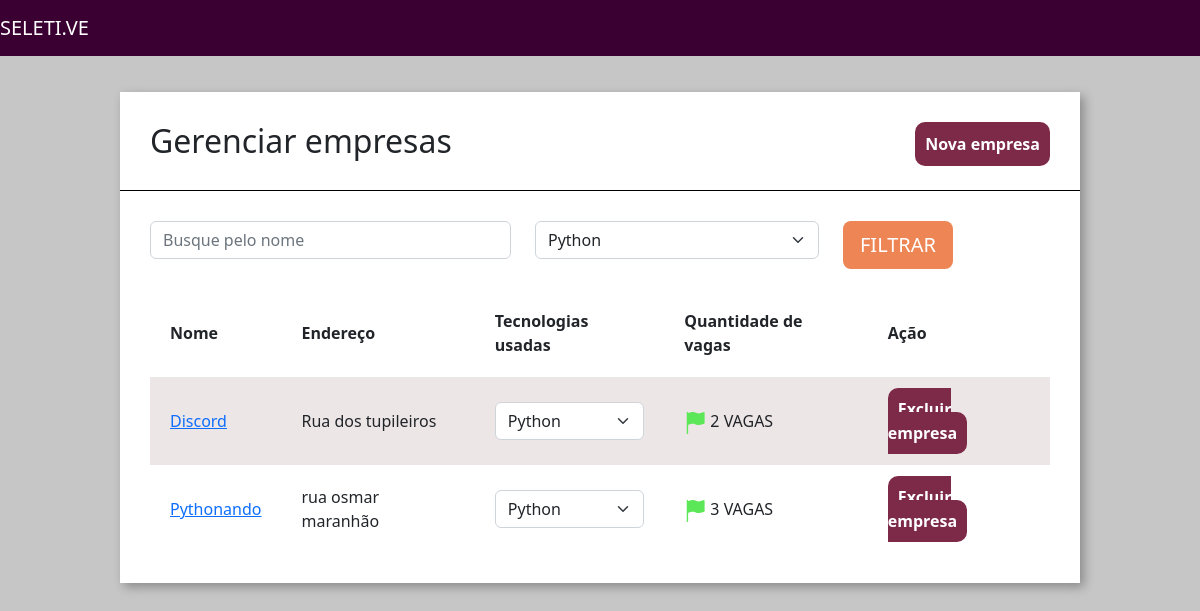
The app's page /empresa/empresas/ with its own data.
### empresa/models.py (models this page shows, shortened)
class Empresa(models.Model):
    choices_nichos_mercado = (
        ('M', 'Marketing'),
        ('N', 'Nutrição'),
        ('D', 'Desing'),
    )
    logo = models.ImageField(upload_to='logo_empresa', null=True)
    nome = models.CharField(max_length=30)
    email = models.EmailField()
    cidade = models.CharField(max_length=30)
    tecnologia = models.ManyToManyField(Tecnologias)
    endereco = models.CharField(max_length=30)
    caracteristica_empresa = models.TextField()
    nicho_mercado = models.CharField(max_length=3, choices=choices_nichos_mercado)
    def qtd_vagas(self):
        return Vagas.objects.filter(empresa__id=self.id).count()

### empresa/views.py (the view)
# urls.py: path('empresas/', views.empresas, name='empresa'),
def empresas(request):
    tecnologias_filtrar = request.GET.get('tecnologias')
    nome_filtrar = request.GET.get('nome')
    empresas = Empresa.objects.all() #listar todas as empresas antes do filtro
    print(tecnologias_filtrar)
    print(nome_filtrar)
    if tecnologias_filtrar:
        empresas = empresas.filter(tecnologia__id=tecnologias_filtrar)
    if nome_filtrar:
        empresas = empresas.filter(nome__icontains=nome_filtrar)
    tecnologias = Tecnologias.objects.all()
    return render(request, 'empresa.html', {'empresas': empresas, 'tecnologias': tecnologias})

### empresa/models.py (called while the page is built)
    def __str__(self):
        return self.tecnologia

### empresa/templatetags/filtro.py (called while the page is built)
@register.filter(name='is_par')
def is_par(valor):
    if valor % 2 == 0:
        return True
    else:
        return False

### empresa/templates/empresa.html (shortened to what this page needs)
{% extends 'base.html' %}
{% load static %}
{% load filtro %}
{% block 'head' %}
    <link href="{% static 'empresa/css/empresas.css' %}" rel="stylesheet">
{% endblock%}
{% block 'body' %}
    <div class="wrapper">
        <div class="box">
            <div class="header-box">
                <h2 class="titulo">Gerenciar empresas</h2>
                <a href="{% url 'nova_empresa' %}"class="btn-nova-empresa">Nova empresa</a>
            </div>
            <div class="borda-box"></div>
            <div class="body-box">
                <form action="{% url 'empresa' %}" method="GET"> {% csrf_token %}
                <div class="row">
                        <div class="col-md-5">
                            <input type="text" placeholder="Busque pelo nome" class="form-control" name="nome">
                        </div>
                        <div class="col-md-4">
                            <select class="form-select" name="tecnologias">
                                {% for tech in tecnologias %}
                                    <option value="{{tech.id}}">{{tech}}</option>
                                {% endfor %}
                            </select>
                        </div>
                    <div class="col-md-3">
                        <input type="submit" value="FILTRAR" class="btn btn-lg btn-orange">
                    </div>
                </div>
                </form>
                <table class="tabela" cellpadding="20">
                    <tr>
                        <th>Nome</th>
                        <th>Endereço</th>
                        <th>Tecnologias usadas</th>
                        <th>Quantidade de vagas</th>
                        <th>Ação</th>
                    </tr>
                        {% for empresa in empresas %}
                            <tr {% if not forloop.counter|is_par %} class="tabela-linha" {% endif %}>
                                <td><a href="{% url 'empresa_unica' empresa.id %}">
                                    {{empresa.nome}}</a></td>
                                <td>{{empresa.endereco}}</td>
                                <td>
                                    <select class="form-select">
                                        {% for tech in empresa.tecnologia.all %}
                                            <option>{{tech}}</option>
                                        {% endfor %}
                                    </select>
                                </td>
                                <td>
                                    {% if empresa.qtd_vagas > 0 %}
                                        <img src="{% static 'empresa/img/flag_green.png' %}" alt="">
                                    {% else %}
                                        <img src="{% static 'empresa/img/flag_red.png' %}" alt="">
                                    {% endif %}
                                    {{empresa.qtd_vagas}} VAGAS
                                </td>
                                <td>
                                    <a href="{% url 'excluir_empresa' empresa.id %}"  class="btn-excluir">Excluir empresa</a>
                                </td>
                            </tr>
                        {% endfor %}
                </table>
            </div>
        </div>
    </div>
{% endblock%}

### templates/static/base/css/base.css (style rules this page uses)
body { background-color: #C6C6C6 !important; }

### templates/static/empresa/css/empresas.css (style rules this page uses)
.wrapper { margin-top: 3%; display: flex; flex-direction: row; justify-content: center; align-items: center; }
.box { width: 80vw; background: #fff; box-shadow: 4px 4px 10px rgba(0,0,0,.3); }
.titulo { display: inline; }
.btn-nova-empresa { float: right; text-decoration: none; color: white; background-color: #7D2948; padding: 10px; border-radius: 10px; font-weight: bold; }
.header-box { padding: 30px; }
.borda-box { border-top: 1px solid black; }
.body-box { padding: 30px; }
.btn-orange { background-color: #ED8554; color: white; }
.tabela { width: 100%; margin-top: 20px; }
.tabela-linha { background-color: #EDE6E6; }
.btn-excluir { text-decoration: none; color: white; background-color: #7D2948; padding: 10px; border-radius: 10px; font-weight: bold; }

### records on screen
Empresa: nome "Discord", endereco "Rua dos tupileiros", qtd_vagas "2"
Empresa: nome "Pythonando", endereco "rua osmar maranhão", qtd_vagas "3"

### other values on screen
form field tecnologias "Python"
form field value "Python"
